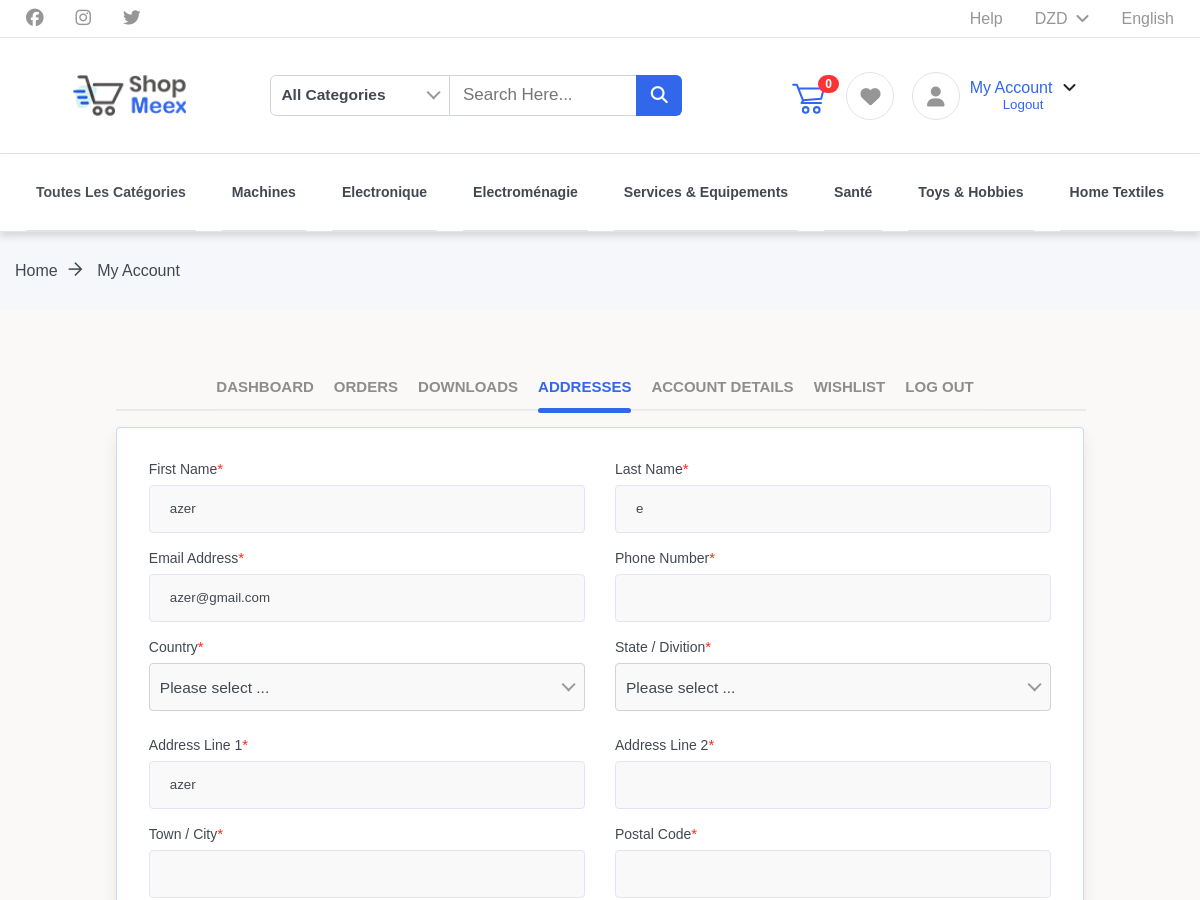
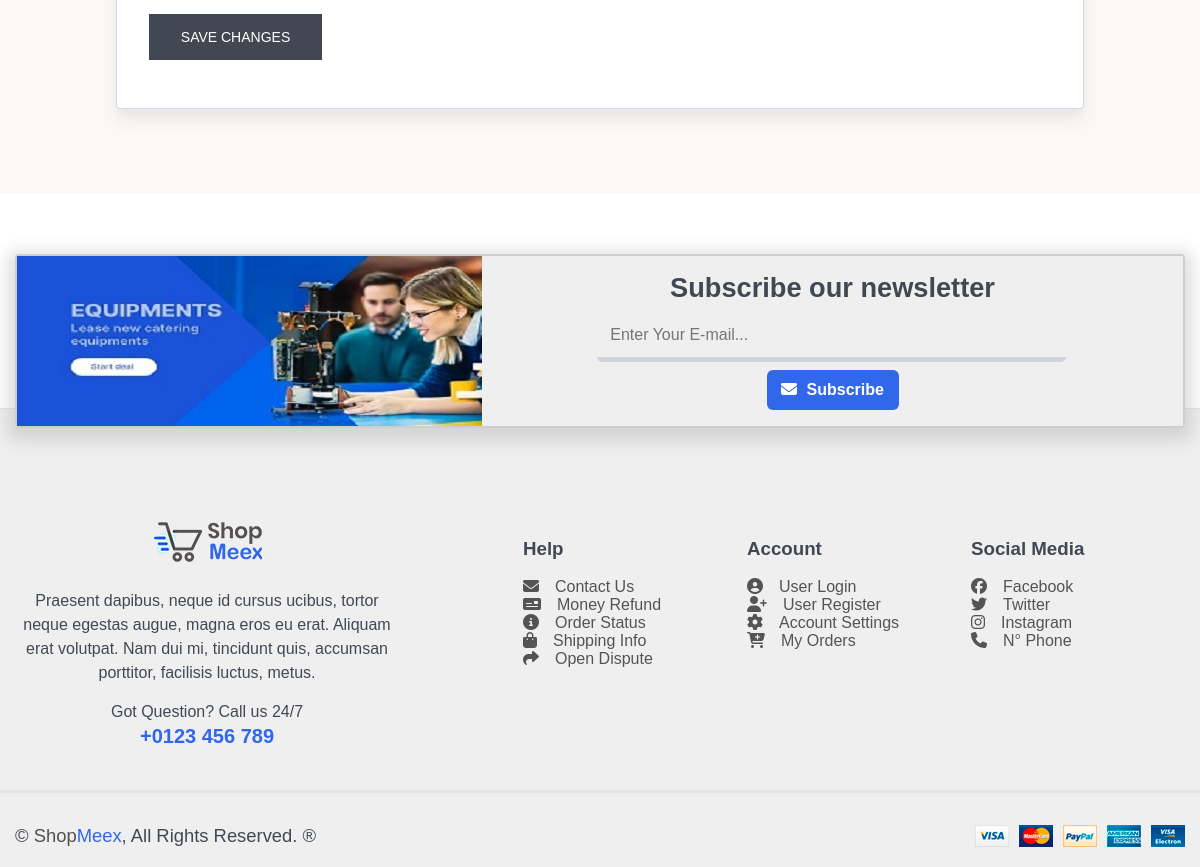
The page /customer/my_address.php (signed in) on the database its author committed (2 pictures, top to bottom).
### tables this page shows
CREATE TABLE `users` (
  `id` int(11) NOT NULL,
  `username` varchar(200) NOT NULL,
  `email` varchar(200) NOT NULL,
  `password` varchar(60) NOT NULL,
  `type` int(1) NOT NULL,
  `firstname` varchar(50) NOT NULL,
  `lastname` varchar(50) NOT NULL,
  `gender` int(1) NOT NULL DEFAULT 0,
  `address` text NOT NULL,
  `contact_info` varchar(100) NOT NULL,
  `photo` varchar(200) NOT NULL,
  `country` varchar(200) NOT NULL,
  `state` varchar(200) NOT NULL,
  `address2` varchar(200) NOT NULL,
  `city` varchar(200) NOT NULL,
  `postal` varchar(200) NOT NULL,
  `website` varchar(20) DEFAULT NULL,
  `token` varchar(200) NOT NULL DEFAULT ''
);

### customer/my_address.php (the view, shortened to what this page needs)
<?php
    include 'includes/session.php';
    if(isset($_SESSION["loggedin"]) && $_SESSION["loggedin"] === true) {
        $getUser = $db->prepare("SELECT * FROM users WHERE email = ?");
        $getUser->execute(array($_SESSION["email"]));
        $info = $getUser->fetch();
         }
    else
        header('location:login.php');
?>
<!DOCTYPE html>
<html>
<head>
    <?php include 'includes/header.php'; ?>
    <div class="breadcrumbs">
        <div class="container">
            <div class="wrapper">
                <div class="col-35">
                    <div class="bread-inner">
                        <ul class="bread-list">
                            <li><a href="../index.php">Home<i class="ti-arrow-right"></i></a></li>
                            <li class="active"><a href="dashboarduser.php">My Account</a></li>
                        </ul>
                    </div>
                </div>
            </div>
        </div>
    </div>
    <div class="user-dashboard">
        <div class="container">
            <div class="wrapper">
                <div class="tabs-wrapper">
                    <ul class="tabs">
                        <li class="addresses">
                            <a href="#dashboard">Dashboard</a>
                        </li>
                        <li class="orders">
                            <a href="#orders">Orders</a>
                        </li>
                        <li class="downloads">
                            <a href="#downloads">Downloads</a>
                        </li>
                        <li class="dashboard active">
                            <a href="#addresses">Addresses</a>
                        </li>
                        <li class="acc-details">
                            <a href="#acc-details">Account Details</a>
                        </li>
                        <li class="wishlist">
                            <a href="#wishlist">Wishlist</a>
                        </li>
                        <li class="logout">
                            <a href="#logout">Log Out</a>
                        </li>
                    </ul>
                    <div class="paneltbs panel-4" id="addresses" style="">
                        <form class="form" method="post" action="my_address.php">
                            <div class="row">
                                <div class="col-401">
                                    <div class="form-group">
                                        <label for="fname">First Name<span>*</span></label>
                                        <input id="fname" name="fname" type="text" placeholder="" value="<?php echo $info['firstname']; ?>" required pattern="[a-zA-Z\s]+">
                                    </div>
                                </div>
                                <div class="col-401">
                                    <div class="form-group">
                                        <label for="lname">Last Name<span>*</span></label>
                                       <input name="lname" type="text" placeholder="" id="lname" value="<?php echo $info['lastname']; ?>" required pattern="[a-zA-Z\s]+">
                                    </div>
                                </div>
                                <div class="col-401">
                                    <div class="form-group">
                                        <label for="mail">Email Address<span>*</span></label>
                                        <input id="mail" name="email" type="email" placeholder="" value="<?php echo $info['email']; ?>" required pattern="[a-z0-9._%+-]+@[a-z0-9.-]+\.[a-z]{2,}$">
                                    </div>
                                </div>
                                <div class="col-401">
                                    <div class="form-group">
                                        <label for="phone">Phone Number<span>*</span></label>
                                        <input id="phone" name="company_name" type="tel" placeholder="" value="<?php echo $info['contact_info']; ?>"required pattern="[0-9]*" >
                                    </div>
                                </div>
                                <div class="col-401">
                                    <div class="form-group">
                                        <label for="country">Country<span>*</span></label>
                                    </div>
                                </div>
                                <div class="col-401">
                                    <div class="form-group">
                                        <label for="state-province">State / Divition<span>*</span></label>
                                    </div>
                                </div>
                                <div class="col-401">
                                    <div class="form-group">
                                        <label for="adr-1">Address Line 1<span>*</span></label>
                                        <input id="adr-1" name="address-1" type="text" placeholder="" value="<?php echo $info['address']; ?>" required>
                                    </div>
                                </div>
                                <div class="col-401">
                                    <div class="form-group">
                                        <label for="adr-2">Address Line 2<span>*</span></label>
                                        <input id="adr-2" name="address-2" type="text" placeholder="" value="<?php echo $info['address2']; ?>" >
                                    </div>
                                </div>
                                <div class="col-401">
                                    <div class="form-group">
                                        <label for="town">Town / City<span>*</span></label>
                                       <input id="town" name="town" type="text" placeholder="" value="<?php echo $info['city']; ?>">
                                    </div>
                                </div>
                                <div class="col-401">
                                    <div class="form-group">
                                        <label for="zip-code">Postal Code<span>*</span></label>
                                        <input id="zip-code" name="zip-code" type="text" placeholder="" value="<?php echo $info['postal']; ?>">
                                    </div>
                                </div>
                                <div class="col-401">
                                    <div class="form-group">
                                        <button type="submit" class="button" name="save_account_details" value="Save changes">Save changes</button>
                                    </div>
                                </div>
                            </div>
                        </form>
                    </div>
                </div>
            </div>
        </div>
    </div>
    <?php include 'includes/footer.php'; ?>
</body>
</html>

### css/responsive.css (style rules this page uses)
@media only screen and (max-width: 1200px) { html, body, #main-header .top-sec { overflow-x: hidden; width: 100%; height: auto; } }
@media only screen and (max-width: 1200px) { #main-header .top-sec .container, #main-header .bottom-sec .container, .newsletter-area .container, #main-footer .container, #main-footer .copyrights-payments .container, .checkout .container, #contact .container, .faq .container, main .container, .my-account .container, .user-dashboard .container, .product-details .container { width: 100% !important; max-width: 100% !important; } }
@media only screen and (max-width: 1200px) { .breadcrumbs ul li a { font-size: 16px; } }
@media only screen and (max-width: 1200px) { .breadcrumbs ul li i { font-size: 15px; } }
@media only screen and (max-width: 1200px) { .shopping>.container>.wrapper, .checkout .container .wrapper, #contact .container .wrapper, .faq .container .wrapper, .my-account .container .wrapper, .user-dashboard .container .wrapper, .product-details .container .wrapper { margin: 0 !important; overflow-x: hidden !important; } }
@media only screen and (max-width: 1200px) { .newsletter-area .container, #main-footer .container, #main-footer .copyrights-payments .container, .checkout .container, #contact .container, .faq .container, main .container, .my-account .container, .user-dashboard .container, .product-details .container { margin: 0 !important; } }

### rows shown on the page
users: fname "azer", lname "e", email "azer@gmail.com", address-1 "azer"
